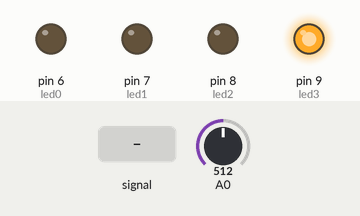
The sketch below on a simulated Arduino Leonardo, built with avr-gcc and run on an emulated ATmega32U4. On the bench: output pins drawn as LEDs (lit = HIGH). Dashed ring = blinking. Inputs (shaded band) come from the test bench; at power-on: A0 = 512. USB keyboard and mouse output is not drawn; what the sketch prints to the serial monitor is not drawn.

Above: at 2.2 s.
2.3 s: A0 fed a 200 Hz sine of ±81 counts around its level
At 2.52 s:
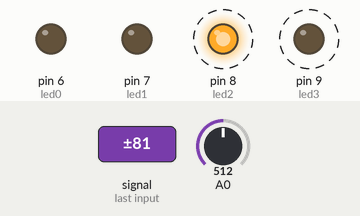
5.3 s: A0 set to 716
At 5.6 s:
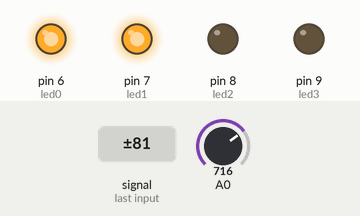
6.8 s: A0 set to 823
8.3 s: A0 set to 841
At 8.7 s:
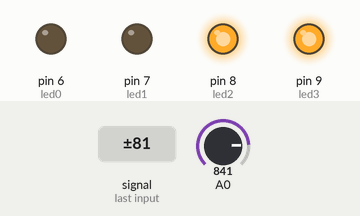
9.8 s: A0 set to 983
11.3 s: A0 set to 1017
At 12.1 s:
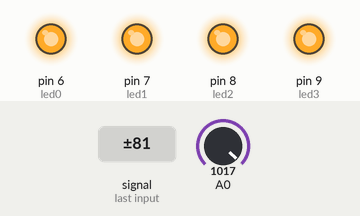
Timing chart, 0 to 13.8 s (numbered marks = the images above; inputs shaded):
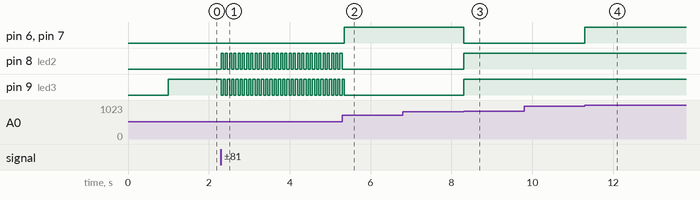

The sketch:

2_TECLADO_BASICO.ino
```cpp
// Importamos la libreria a utilizar

#include <HID-Project.h>
#include <HID-Settings.h>

// Definición de variables que almacenarán el modo a indicar
// por la cantidad de leds encendidos
int modo = 0;
int modo_old = 999;

// Definicion de constantes que indican los pines para cada led
const int led0 = 6;
const int led1 = 7;
const int led2 = 8;
const int led3 = 9;

int Botones[] = {2, 3, 4, 5};  // Variable de tipo Array con los pines donde están nuestros botones
const int C_b = 4;             // Variable que define cuantos botones tenemos
int buttonState[] = {1, 1, 1, 1};  // Variable de tipo Array donde guardamos el estado actual de nuestros botones
int previousButtonState[] = {1, 1, 1, 1};  // Variable de tipo Array donde guardo el estado anterior de nuestro botones

int pausa = 100; // Pausa para simular interfaz humana

void setup() {
  // Iniciamos comunicacion serial
  Serial.begin(9600);

  Consumer.begin();
  delay(1000);

  // Inicializamos los pines asociados a cada led
  pinMode(led0, OUTPUT);
  pinMode(led1, OUTPUT);
  pinMode(led2, OUTPUT);
  pinMode(led3, OUTPUT);

  // Para cada pin que utilizamos como boton
  for (int i = 0; i < C_b; i++) {
    pinMode(Botones[i], INPUT_PULLUP); // Definimos el modo de operacion como INPUT_PULLUP
  }
}

void loop() {
  // Leemos el valor del potenciometro
  modo = analogRead(A0);
  // y lo asociamos a un modo de operaicion (0-6)
  modo = map(modo, 10, 1000, 0, 6);

  // lo mostramos en consola para verificar
  Serial.println(modo);

  // Si el modo de operacion cambia
  // Actualizamos las luces led
  if (modo != modo_old) {
    modo_old = modo;
    leds(modo);
  }

  // Utilizamos la función switch para cambiar el comportamiento del teclado segun el potenciometro
  switch (modo) {
    // en el primer caso (modo 0)
    case 0:
      // Para Cada Boton en nuestra lista de botones
      for (int i = 0; i < C_b; i++) {
        buttonState[i] = digitalRead(Botones[i]); //leemos y guardamos el valor que devuelven los botones
        if ((buttonState[i] != previousButtonState[i]) // si el estado de alguno cambio
            && (buttonState[i] == LOW)) { // Y actualmente está siendo presionado

          // Usamos nuevamente la función switch() para enviar información de teclado distinta para cada botón
          switch (i) {
            case 0: //LETRA A MAYÚSCULA
              Keyboard.print('A'); // imprimimos la letra A mayúscula
              delay(pausa); // Generamos una pausa
              break;

            case 1: //LETRA B MAYÚSCULA
              Keyboard.print('B'); // imprimimos la letra B mayúscula
              delay(pausa); // Generamos una pausa
              break;

            case 2: //LETRA C MAYÚSCULA
              Keyboard.print('C'); // imprimimos la letra C mayúscula
              delay(pausa); // Generamos una pausa
              break;

            case 3: //LETRA D MAYÚSCULA
              Keyboard.print('D'); // imprimimos la letra D mayúscula
              delay(pausa); // Generamos una pausa
              break;
          }
        }
        previousButtonState[i] = buttonState[i]; // Actualizamos el estado de los botones
      }
      break;

  }


}

// Funcion que cambia el led encendido para indicar el modo de operaicion de nuestra interfaz
void leds(int modo) {
  switch (modo) {
    case 0:
      digitalWrite(led0, HIGH);
      digitalWrite(led1, LOW);
      digitalWrite(led2, LOW);
      digitalWrite(led3, LOW);
      delay(50);
      break;
    case 1:
      digitalWrite(led0, LOW);
      digitalWrite(led1, HIGH);
      digitalWrite(led2, LOW);
      digitalWrite(led3, LOW);
      delay(50);
      break;
    case 2:
      digitalWrite(led0, LOW);
      digitalWrite(led1, LOW);
      digitalWrite(led2, HIGH);
      digitalWrite(led3, LOW);
      delay(50);
      break;
    case 3:
      digitalWrite(led0, LOW);
      digitalWrite(led1, LOW);
      digitalWrite(led2, LOW);
      digitalWrite(led3, HIGH);
      delay(50);
      break;
    case 4:
      digitalWrite(led0, HIGH);
      digitalWrite(led1, HIGH);
      digitalWrite(led2, LOW);
      digitalWrite(led3, LOW);
      delay(50);
      break;
    case 5:
      digitalWrite(led0, LOW);
      digitalWrite(led1, LOW);
      digitalWrite(led2, HIGH);
      digitalWrite(led3, HIGH);
      delay(50);
      break;
    case 6:
      digitalWrite(led0, HIGH);
      digitalWrite(led1, HIGH);
      digitalWrite(led2, HIGH);
      digitalWrite(led3, HIGH);
      delay(50);
      break;
  }
}
```

Measured:
- the behaviour switches between 834 and 835 on A0 (found by bisection; images 2 and 3)
- the behaviour switches between 999 and 1000 on A0 (found by bisection; images 3 and 4)
- after the input at 2.3 s, pin 8 (led2), pin 9 (led3): alternates HIGH for 0.05 s and LOW for 0.05 s, starting at once
- after the input at 5.3 s, pin 6 (led0), pin 7 (led1): LOW → HIGH after 0.05 s; pin 8 (led2): stops changing and stays LOW; pin 9 (led3): goes on until 5.3 s, then stays LOW
- after the input at 8.3 s, pin 6 (led0), pin 7 (led1): HIGH → LOW at once; pin 8 (led2), pin 9 (led3): LOW → HIGH at once
- after the input at 11.3 s, pin 6 (led0), pin 7 (led1): LOW → HIGH at once
